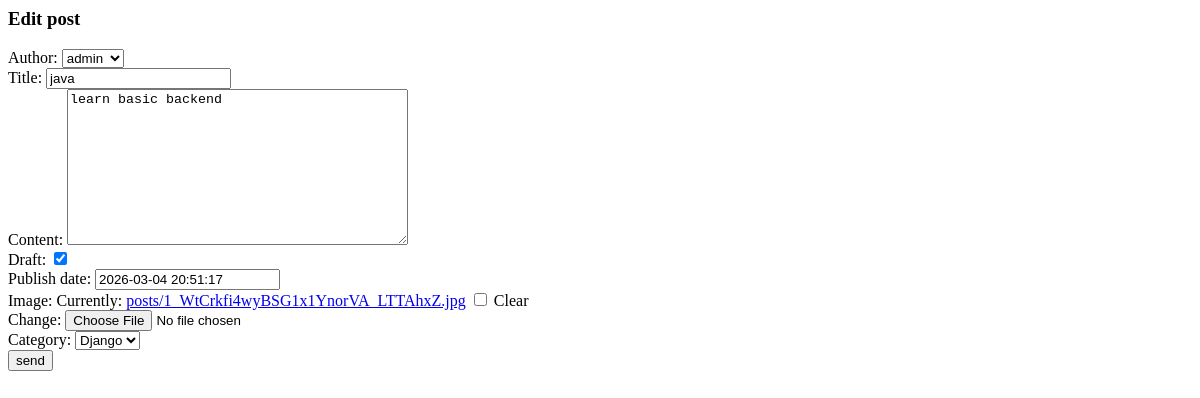
The app's page /posts/3/edit, older data.
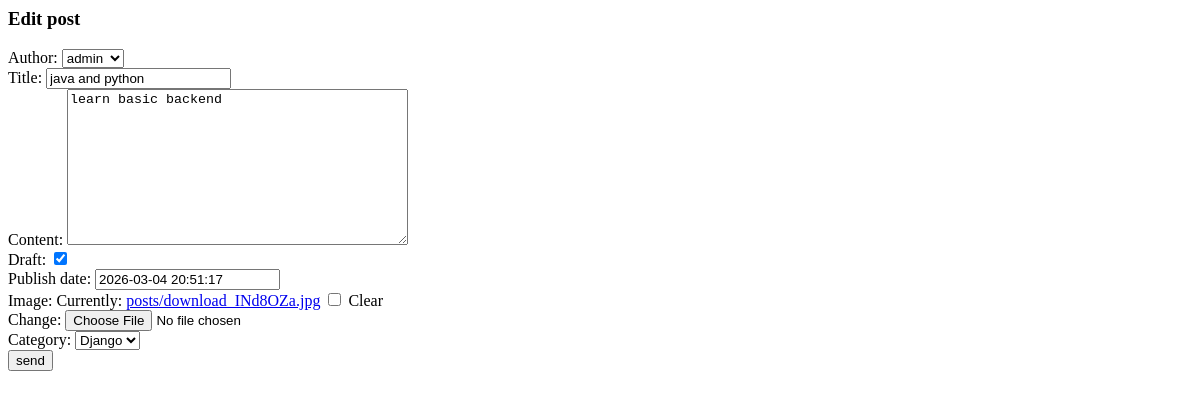
The same page, newer data.
### postapp/models.py (models this page shows, shortened)
class Post(models.Model):
    author=models.ForeignKey(User,related_name='post_authoe',on_delete=models.CASCADE)
    title=models.CharField(max_length=100)
    content=models.TextField(max_length=1000)
    draft=models.BooleanField(default=True)
    publish_date=models.DateTimeField(default=timezone.now)
    tags = TaggableManager()
    image = models.ImageField(upload_to='posts/', null=True, blank=True)
    category=models.ForeignKey('Category',related_name="post_category",on_delete=models.SET_NULL,null=True)

### postapp/views.py (the view)
# urls.py: path('posts/<int:pk>/edit', Editview.as_view()),
class Editview(UpdateView ):
    model=Post
    fields='__all__'
    template_name = "posts/edit.html"
    success_url='/posts/'

### postapp/models.py (called while the page is built)
    def __str__(self):
        return self.name

### postapp/templates/posts/edit.html (shortened to what this page needs)
<h3>Edit post </h3>
<form method='post' enctype="multipart/form-data">
{{form}}
<input type='submit' value ='send'>
</form>

Row changes from the older to the newer data that the page shows:
changed Post "admin": title "java" → "java and python"
Text that changed along with them:
text no longer shown: "Author: Title: Content: Draft: Publish date: Image: Currently: posts/1_WtCrkfi4wyBSG1x1YnorVA_LTTAhxZ.jpg Clear Change: Category:"
text now shown: "Author: Title: Content: Draft: Publish date: Image: Currently: posts/download_INd8OZa.jpg Clear Change: Category:"
